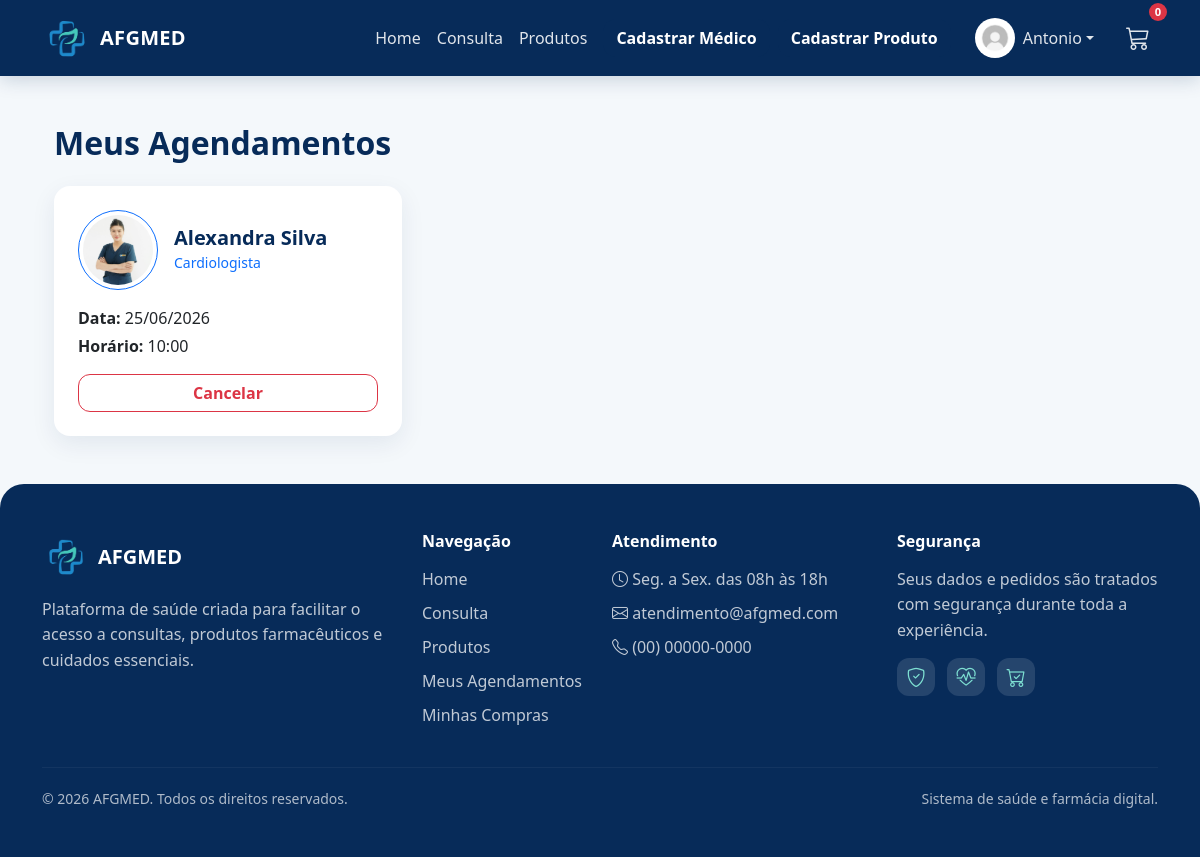
Page /meus_agendamentos (signed in) on the committed database.
### projetoafgmed/models.py (models this page shows, shortened)
class Usuario(database.Model, UserMixin):
    id = database.Column(database.Integer, primary_key=True)
    nome = database.Column(database.String, nullable=False)
    sobrenome = database.Column(database.String, nullable=False)
    email = database.Column(database.String, nullable=False, unique=True)
    senha = database.Column(database.String, nullable=False)
    foto = database.Column(database.String(200), nullable=True, default="usuario_padrao.jpg")
    is_admin = database.Column(database.Boolean, default=False)
    is_medico = database.Column(database.Boolean, default=False, nullable=False)
    id_medico = database.Column(database.Integer, database.ForeignKey("medico.id"), nullable=True)
    perfil = database.relationship("PerfilUsuario", backref="usuario", uselist=False)
    carrinho = database.relationship("Carrinho", backref="usuario", uselist=False)
    consultas = database.relationship("Consulta", backref="usuario", lazy=True)
    pedidos = database.relationship("Pedido", backref="usuario", lazy=True)
    medico = database.relationship(
        "Medico",
        backref=database.backref("usuario_acesso", uselist=False),
        foreign_keys=[id_medico]
    )

class Consulta(database.Model):
    id = database.Column(database.Integer, primary_key=True)
    medico_id = database.Column(database.Integer, database.ForeignKey("medico.id"), nullable=False)
    usuario_id = database.Column(database.Integer, database.ForeignKey("usuario.id"), nullable=False)
    horario = database.Column(database.String(20), nullable=False)
    data = database.Column(database.Date, default=datetime.today)
    medico = database.relationship("Medico", backref=database.backref("consultas", lazy=True))

class Medico(database.Model):
    id = database.Column(database.Integer, primary_key=True)
    nome = database.Column(database.String, nullable=False)
    sobrenome = database.Column(database.String, nullable=False, default="AFGMED")
    especialidade = database.Column(database.String, nullable=False)
    email = database.Column(database.String)
    telefone = database.Column(database.String)
    foto = database.Column(database.String, default="default.jpg")
    data_criacao = database.Column(database.DateTime, nullable=False, default=datetime.utcnow)

### projetoafgmed/routes.py (the view)
@app.route("/meus_agendamentos")
@login_required
def meus_agendamentos():
    consultas_usuario = Consulta.query.filter_by(usuario_id=current_user.id) \
        .order_by(Consulta.data.asc(), Consulta.horario.asc()) \
        .all()
    return render_template("meus_agendamentos.html", consultas=consultas_usuario)

### projetoafgmed/models.py (called while the page is built)
@login_manager.user_loader
def load_usuario(id_usuario):
    return Usuario.query.get(int(id_usuario))

### projetoafgmed/routes.py (called while the page is built, shortened)
@app.context_processor
def carrinho_global():
    if current_user.is_authenticated:
        carrinho = Carrinho.query.filter_by(
            id_usuario=current_user.id,
            status="ativo"
        ).first()
        itens = carrinho.itens if carrinho else []
        total = sum(item.quantidade * item.preco_unitario for item in itens)
        quantidade = sum(item.quantidade for item in itens)
        return {
            "carrinho": carrinho,
            "itens_carrinho": itens,
            "total_carrinho": total,
            "quantidade_carrinho": quantidade
        }

### projetoafgmed/templates/meus_agendamentos.html (shortened to what this page needs)
{% extends "base.html" %}
{% block content %}
<div class="container mt-5">
    <h2 class="mb-4 fw-bold" style="color:#072B59;">Meus Agendamentos</h2>
    {% if consultas %}
    <div class="row g-4">
        {% for c in consultas %}
        <div class="col-12 col-md-6 col-lg-4">
            <div class="card shadow-lg h-100 p-4 border-0 rounded-4">
                <div class="d-flex align-items-center mb-3">
                    <div class="border border-primary rounded-circle p-1 me-3">
                        <img src="{{ url_for('static', filename='fotos_medicos/' + c.medico.foto) }}"
                             alt="{{ c.medico.nome }} {{ c.medico.sobrenome }}"
                             class="rounded-circle"
                             style="width:70px; height:70px; object-fit:cover;">
                    </div>
                    <div>
                        <h5 class="mb-0 fw-bold" style="color:#072B59;">
                            {{ c.medico.nome }} {{ c.medico.sobrenome }}
                        </h5>
                        <small class="text-primary">{{ c.medico.especialidade }}</small>
                    </div>
                </div>
                <div class="mb-3">
                    <p class="mb-1"><strong>Data:</strong> {{ c.data.strftime('%d/%m/%Y') }}</p>
                    <p class="mb-0"><strong>Horário:</strong> {{ c.horario }}</p>
                </div>
                <button class="btn btn-outline-danger w-100 fw-bold btn-cancelar"
                        data-bs-toggle="modal"
                        data-bs-target="#confirmModal{{ c.id }}">
                    Cancelar
                </button>
            </div>
        </div>
        {% endfor %}
    </div>
    {% else %}
        <p class="text-muted fs-5 mt-4">Você não possui agendamentos.</p>
    {% endif %}
</div>
{% endblock %}

### projetoafgmed/templates/base.html (shortened to what this page needs)
<!DOCTYPE html>
<html lang="pt-br">
<head>
    <link href="https://cdn.jsdelivr.net/npm/bootstrap@5.3.8/dist/css/bootstrap.min.css" rel="stylesheet">
    <link rel="stylesheet" href="https://cdn.jsdelivr.net/npm/bootstrap-icons@1.11.3/font/bootstrap-icons.css">
    <link rel="stylesheet" href="{{ url_for('static', filename='css/style.css') }}">
</head>
<body>
<nav class="navbar navbar-expand-lg navbar-dark bg-dark">
    <div class="container">
        <a class="navbar-brand d-flex align-items-center" href="{{ url_for('homepage') }}">
            <img src="{{ url_for('static', filename='imagens/logo.jpg') }}" alt="Logo" width="50" class="me-2">
            AFGMED
        </a>
        <div class="collapse navbar-collapse" id="navbarNav">
            <ul class="navbar-nav ms-auto align-items-lg-center">
                <li class="nav-item">
                    <a class="nav-link" href="{{ url_for('homepage') }}">Home</a>
                </li>
                {% if current_user.is_authenticated and current_user.is_medico and not current_user.is_admin %}
                    <li class="nav-item">
                        <a class="nav-link" href="{{ url_for('medicos') }}">Minhas Consultas</a>
                    </li>
                {% else %}
                    <li class="nav-item">
                        <a class="nav-link" href="{{ url_for('medicos') }}">Consulta</a>
                    </li>
                {% endif %}
                <li class="nav-item">
                    <a class="nav-link" href="{{ url_for('produtos') }}">Produtos</a>
                </li>
                {% if current_user.is_authenticated and current_user.is_admin %}
                    <li class="nav-item ms-lg-2">
                        <a class="btn btn-primary" href="{{ url_for('cadastro_medico') }}">
                            Cadastrar Médico
                        </a>
                    </li>
                    <li class="nav-item ms-lg-2">
                        <a class="btn btn-primary" href="{{ url_for('cadastro_produto') }}">
                            Cadastrar Produto
                        </a>
                    </li>
                {% endif %}
            </ul>
            <ul class="navbar-nav ms-lg-3 align-items-lg-center">
                {% if current_user.is_authenticated %}
                    <li class="nav-item dropdown me-lg-3">
                        <a class="nav-link dropdown-toggle d-flex align-items-center"
                           href="#"
                           id="perfilDropdown"
                           role="button"
                           data-bs-toggle="dropdown"
                           aria-expanded="false">
                            <img src="{{ url_for('static', filename='fotos_perfil/' + (current_user.foto or 'usuario_padrao.jpg')) }}"
                                 alt="Perfil"
                                 class="rounded-circle"
                                 style="width:40px; height:40px; object-fit:cover;">
                            <span class="ms-2">{{ current_user.nome }}</span>
                        </a>
                    </li>
                    {% if not current_user.is_medico or current_user.is_admin %}
                        <li class="nav-item position-relative d-none d-lg-block">
                            <a class="nav-link"
                               href="#"
                               data-bs-toggle="offcanvas"
                               data-bs-target="#carrinhoLateral"
                               aria-controls="carrinhoLateral">
                                <i class="bi bi-cart3" style="font-size: 1.5rem;"></i>
                                {% if carrinho %}
                                    <span class="badge bg-danger badge-carrinho position-absolute top-0 start-100 translate-middle">
                                        {{ quantidade_carrinho }}
                                    </span>
                                {% endif %}
                            </a>
                        </li>
                    {% endif %}
                {% endif %}
            </ul>
        </div>
    </div>
</nav>
<main class="container mt-5">
    {% block content %}{% endblock %}
</main>
<footer class="footer-afg mt-5">
    <div class="container py-5">
        <div class="row g-4">
            <div class="col-md-4">
                <div class="d-flex align-items-center mb-3">
                    <img src="{{ url_for('static', filename='imagens/logo.jpg') }}" alt="Logo AFGMED" width="48" class="footer-logo me-2">
                    <h5 class="mb-0 fw-bold">AFGMED</h5>
                </div>
                <p class="footer-text">
                    Plataforma de saúde criada para facilitar o acesso a consultas,
                    produtos farmacêuticos e cuidados essenciais.
                </p>
            </div>
            <div class="col-md-2">
                <h6 class="footer-title">Navegação</h6>
                <ul class="footer-links">
                    <li><a href="{{ url_for('homepage') }}">Home</a></li>
                    {% if current_user.is_authenticated and current_user.is_medico and not current_user.is_admin %}
                        <li><a href="{{ url_for('medicos') }}">Minhas Consultas</a></li>
                    {% else %}
                        <li><a href="{{ url_for('medicos') }}">Consulta</a></li>
                    {% endif %}
                    <li><a href="{{ url_for('produtos') }}">Produtos</a></li>
                    {% if current_user.is_authenticated %}
                        {% if current_user.is_medico and not current_user.is_admin %}
                            <li><a href="{{ url_for('medicos') }}">Minhas Consultas</a></li>
                        {% else %}
                            <li><a href="{{ url_for('meus_agendamentos') }}">Meus Agendamentos</a></li>
                            <li><a href="{{ url_for('meus_pedidos') }}">Minhas Compras</a></li>
                        {% endif %}
                    {% endif %}
                </ul>
            </div>
            <div class="col-md-3">
                <h6 class="footer-title">Atendimento</h6>
                <ul class="footer-links">
                    <li><i class="bi bi-clock"></i> Seg. a Sex. das 08h às 18h</li>
                    <li><i class="bi bi-envelope"></i> atendimento@afgmed.com</li>
                    <li><i class="bi bi-telephone"></i> (00) 00000-0000</li>
                </ul>
            </div>
            <div class="col-md-3">
                <h6 class="footer-title">Segurança</h6>
                <p class="footer-text">
                    Seus dados e pedidos são tratados com segurança durante toda a experiência.
                </p>
                <div class="footer-icons">
                    <i class="bi bi-shield-check"></i>
                    <i class="bi bi-heart-pulse"></i>
                    <i class="bi bi-cart-check"></i>
                </div>
            </div>
        </div>
        <hr class="footer-line">
        <div class="d-flex flex-column flex-md-row justify-content-between align-items-center gap-2">
            <small>© 2026 AFGMED. Todos os direitos reservados.</small>
            <small>Sistema de saúde e farmácia digital.</small>
        </div>
    </div>
</footer>
</body>
</html>

### projetoafgmed/static/css/style.css (style rules this page uses)
body { background: #f4f8fb; color: #273444; font-family: 'Segoe UI', Tahoma, Geneva, Verdana, sans-serif; }
.navbar { background: #072B59 !important; box-shadow: 0 4px 18px rgba(7, 43, 89, 0.18); }
.navbar-brand { font-weight: 700; letter-spacing: .3px; }
.navbar-brand img { border-radius: 10px; object-fit: cover; }
.navbar .nav-link { color: rgba(255, 255, 255, .88) !important; font-weight: 500; }
.btn { border-radius: 12px; transition: .2s ease; }
.btn-primary { background-color: #072B59; border-color: #072B59; font-weight: 700; }
.card { border: none; border-radius: 20px; overflow: hidden; transition: .25s ease; box-shadow: 0 8px 24px rgba(7,43,89,.08) !important; }
.badge.bg-danger { font-size: 0.7rem; }
.carrinho-mobile-btn .badge, .badge-carrinho { font-size: 0.65rem; min-width: 18px; height: 18px; display: inline-flex; align-items: center; justify-content: center; padding: 0 5px; border-radius: 999px; }
.footer-afg { background: #072B59; color: #ffffff; border-radius: 24px 24px 0 0; }
.footer-logo { border-radius: 10px; object-fit: cover; }
.footer-text { color: rgba(255, 255, 255, 0.75); line-height: 1.6; margin-bottom: 0; }
.footer-title { font-weight: 700; margin-bottom: 15px; color: #ffffff; }
.footer-links { list-style: none; padding: 0; margin: 0; }
.footer-links li { margin-bottom: 10px; color: rgba(255, 255, 255, 0.75); }
.footer-links a { color: rgba(255, 255, 255, 0.75); text-decoration: none; transition: .2s ease; }
.footer-icons { display: flex; gap: 12px; margin-top: 15px; }
.footer-icons i { width: 38px; height: 38px; background: rgba(255, 255, 255, 0.12); color: #7ee0d2; border-radius: 12px; display: grid; place-items: center; font-size: 1.2rem; }
.footer-line { border-color: rgba(255, 255, 255, 0.18); margin: 30px 0 20px; }
.footer-afg small { color: rgba(255, 255, 255, 0.68); }

### projetoafgmed/templates/meus_agendamentos.html (style rules this page uses)
.card { transition: transform 0.3s, box-shadow 0.3s; }

### rows in the picture
Usuario: foto (picture), nome "Antonio"
Consulta: foto (picture), medico.nome "Alexandra", medico.sobrenome "Silva", medico.especialidade "Cardiologista", data "25/06/2026", horario "10:00"

### other values in the picture
{{ quantidade_carrinho }} "0"
